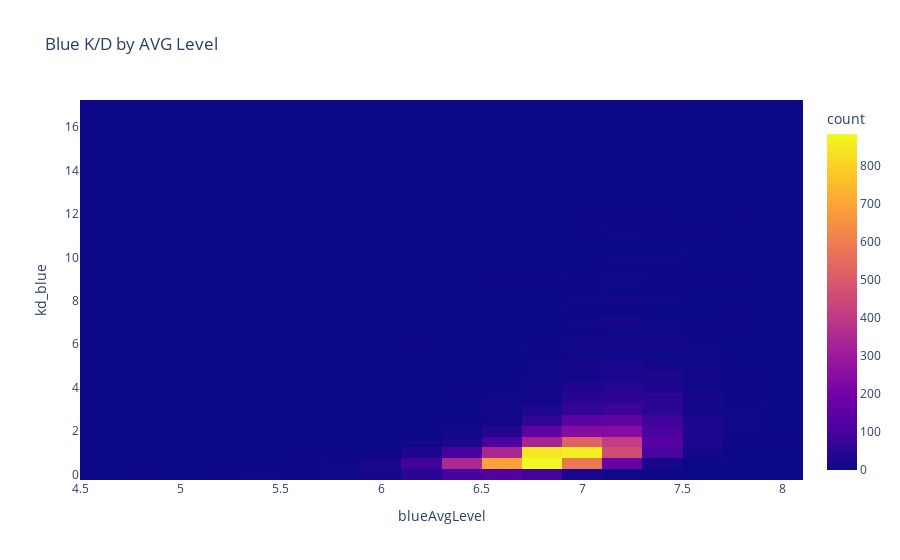

Here is the notebook cell this chart was saved with:
### Markdown cell above
HEATMAP of BLUE Kill/Death Ration by AVG level

### Code cell
fig = px.density_heatmap(df, x='blueAvgLevel',y='kd_blue',title='Blue K/D by AVG Level')
fig.show()

### Figure 1 — Plotly figure (JSON) as saved in the notebook; plotly's stock layout.template omitted (floating-point values rounded to 4 significant figures; data arrays with more than 128 entries replaced by an {"elided": "..."} marker saying what was removed)
{"data": [{"coloraxis": "coloraxis", "hovertemplate": "blueAvgLevel=%{x}<br>kd_blue=%{y}<br>count=%{z}<extra></extra>", "name": "", "type": "histogram2d", "x": {"elided": "9879 float values"}, "xaxis": "x", "xbingroup": "x", "y": {"elided": "9879 float values"}, "yaxis": "y", "ybingroup": "y"}], "layout": {"coloraxis": {"colorbar": {"title": {"text": "count"}}, "colorscale": [[0, "#0d0887"], [0.1111, "#46039f"], [0.2222, "#7201a8"], [0.3333, "#9c179e"], [0.4444, "#bd3786"], [0.5556, "#d8576b"], [0.6667, "#ed7953"], [0.7778, "#fb9f3a"], [0.8889, "#fdca26"], [1, "#f0f921"]]}, "legend": {"tracegroupgap": 0}, "title": {"text": "Blue K/D by AVG Level"}, "xaxis": {"anchor": "y", "domain": [0, 1], "title": {"text": "blueAvgLevel"}}, "yaxis": {"anchor": "x", "domain": [0, 1], "title": {"text": "kd_blue"}}}}
